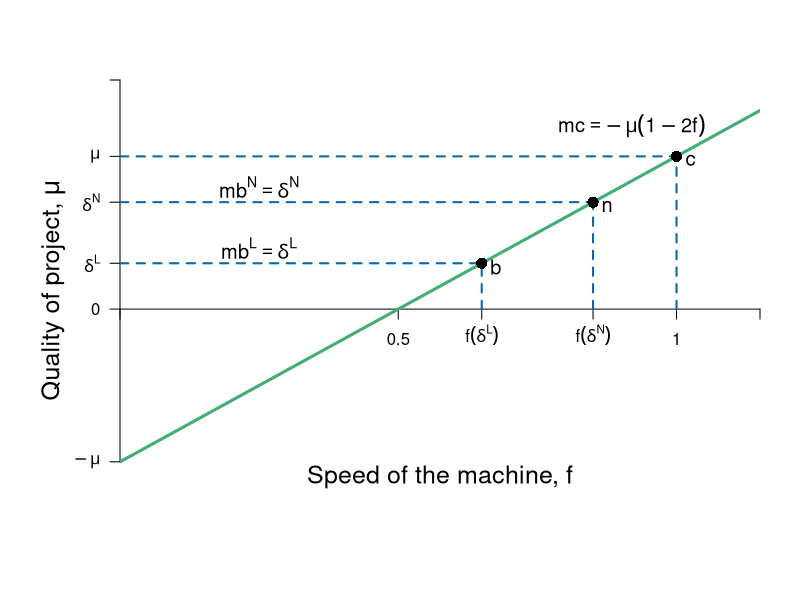

Source code (R):
require(shape)
pdf(file = "credit/credit_mb_mc.pdf", width = 7, height = 7)

#Set parameters for graphics
axislabelsize <- 1.5
labelsize <- 1.2
graphlinewidth <- 3
segmentlinewidth <- 2

COL <- c("#7fc97f", "#beaed4", "#fdc086", "#ffff99", "#386cb0", "#f0027f", "#bf5b17", "#666666")
COLA <- c("#e0f3db", "#99d8c9","#66c2a4","#41ae76", "#238b45", "#005824")
COLB <- c("#c6dbef", "#4eb3d3", "#2b8cbe", "#0868ac","#084081")
COLC <- c("#fcfbfd", "#efedf5", "#dadaeb", "#bcbddc", "#9e9ac8", "#807dba", "#6a51a3", "#54278f", "#3f007d")

par(mar =  c(5, 6, 4, 2))

mc <- function(f, mu = 2) {
  -mu + 2*mu*f
}


xlims <- c(0, 1.15)
ylims <- c(-2.5, 3)

npts <- 501 
x <- seq(xlims[1], xlims[2], length.out = npts)
y <- seq(ylims[1], ylims[2], length.out = npts) 
a <- c(46.08, 55, 64)
b <- c(46.08, 55, 64)

plot(0, 0, xlim = xlims, ylim = ylims, type = "n",
     xlab = expression(paste("")),
     ylab = expression(paste("")), 
     xaxt = "n", 
     yaxt = "n", 
     cex.lab = axislabelsize, 
     bty = "n",
     xaxs="i", 
     yaxs="i")

# ticksy <- seq(from = 0, to = ylims[2], by = 2)
# ylabels <- seq(from = 0, to = ylims[2], by = 2)
# ticksx <- seq(from = 0, to = xlims[2], by = 2)
# xlabels <- seq(from = 0, to = xlims[2], by = 2)
ticksy <- c(-2, 0, mc(f = 0.65), mc(f = 0.85), 2, ylims[2])
ylabels <- c(expression(paste(-mu)), 0, expression(paste(delta^L)), expression(paste(delta^N)), expression(paste(mu)), NA)
ticksx <- c(0, 0.5, 0.65, 0.85, 1, xlims[2])
xlabels <- c(NA, 0.5, expression(paste(f*(delta^{L}) )), expression(paste(f*(delta^{N}) )), 1.0, NA)

axis(1, at = ticksx, pos = 0, labels = xlabels)
axis(2, at = ticksy, pos = 0, labels = ylabels, las = 1)

npts <- 500 
xx1 <- seq(xlims[1], xlims[2], length.out = npts)

#Lines for mrs graph
lines(xx1, mc(xx1, mu = 2), col = COLA[4], lwd = graphlinewidth)
#lines(xx1, mrpL(xx1, pmax = 15), col = COLA[4], lty = 2, lwd = segmentlinewidth)

#Label axes
#mtext(expression(paste("Speed of the machine, ", f)), side = 1, line = 2.5, cex = axislabelsize)
text(-0.12, 0.5*(ylims[2] + ylims[1]), expression(paste("Quality of project, ", mu )), xpd = TRUE, cex = axislabelsize, srt = 90) 
text(0.5*(xlims[2]), -2.2, expression(paste("Speed of the machine, ", f)), xpd = TRUE, cex = axislabelsize) 

#Arrows(18, 4, 18, 6.5, col = "black", lty = 1, code = 2, lwd = 2, arr.type = "triangle", arr.lwd = 0.5)


text(0.92, 2.4, expression(paste(mc == -mu*(1 - 2*f) )), cex = labelsize)
text(0.25, 1.6, expression(paste(mb^N == delta^N )), cex = labelsize)
text(0.25, 0.8, expression(paste(mb^L == delta^L )), cex = labelsize)
#text(19, 5, expression(paste(mu[1] == frac(w[1],e))), cex = labelsize)
#text(16, 12.6, expression(paste("marginal cost")), cex = labelsize)
#text(16, 12, expression(paste("of labor")), cex = labelsize)
#Arrows(16, 11.6, 16, 4.4, col = "black", lty = 1, code = 2, lwd = 2, arr.type = "triangle", arr.lwd = 0.5)

Arrows(2, 9, 6.8, 9, col = "black", lty = 1, code = 2, lwd = 2, arr.type = "triangle", arr.lwd = 0.5)
text(3.5, 10, expression(paste("Increase in ", frac(dy, dl))), cex = labelsize)

text(9.3, 12, expression(paste(frac(dy, dl)==phantom())), cex = labelsize)
text(11, 12.3, expression(paste("marginal")), cex = labelsize)
text(11, 11.7, expression(paste("benefit")), cex = labelsize)
Arrows(11, 11.3, 11, 2.4, col = "black", lty = 1, code = 2, lwd = 2, arr.type = "triangle", arr.lwd = 0.5)

segments(0.65, 0, 0.65, mc(f = 0.65), lty = 2, col = COLB[4] , lwd = segmentlinewidth)
segments(0, mc(f = 0.65), 0.65, mc(f = 0.65), lty = 2, col = COLB[4] , lwd = segmentlinewidth)
segments(0.85, 0, 0.85, mc(f = 0.85), lty = 2, col = COLB[4] , lwd = segmentlinewidth)
segments(0, mc(f = 0.85), 0.85, mc(f = 0.85), lty = 2, col = COLB[4] , lwd = segmentlinewidth)
segments(1, 0, 1, mc(f = 1), lty = 2, col = COLB[4] , lwd = segmentlinewidth)
segments(0, mc(f = 1), 1, mc(f = 1), lty = 2, col = COLB[4] , lwd = segmentlinewidth)

points(1, mc(1), pch = 16, col = "black", cex = 1.5)
points(0.85, mc(0.85), pch = 16, col = "black", cex = 1.5)
points(0.65, mc(0.65), pch = 16, col = "black", cex = 1.5)

text(1 + 0.025, mc(1) - 0.05, expression(paste(c)), cex = labelsize)
text(0.85 + 0.025, mc(0.85)- 0.05, expression(paste(n)), cex = labelsize)
text(0.65 + 0.025, mc(0.65)- 0.05, expression(paste(b)), cex = labelsize)



# text(80, 12.5, expression(paste("Excess Supply at ", p^H)), cex = labelsize)
# 
# Arrows(62, 5.5, 82, 5.5, col = "black", lty = 1, code = 3, lwd = 2, arr.type = "triangle", arr.lwd = 0.5)
# text(72, 4.75, expression(paste("Excess")), cex = labelsize)
# text(72, 3.75, expression(paste("Demand")), cex = labelsize)
# text(72, 2.75, expression(paste("at ", p^L)), cex = labelsize)



#Label Demand
text(13, 1, expression(paste(mb[1])), cex = labelsize)
text(19.5, 1, expression(paste(mb[2])), cex = labelsize)

dev.off()
